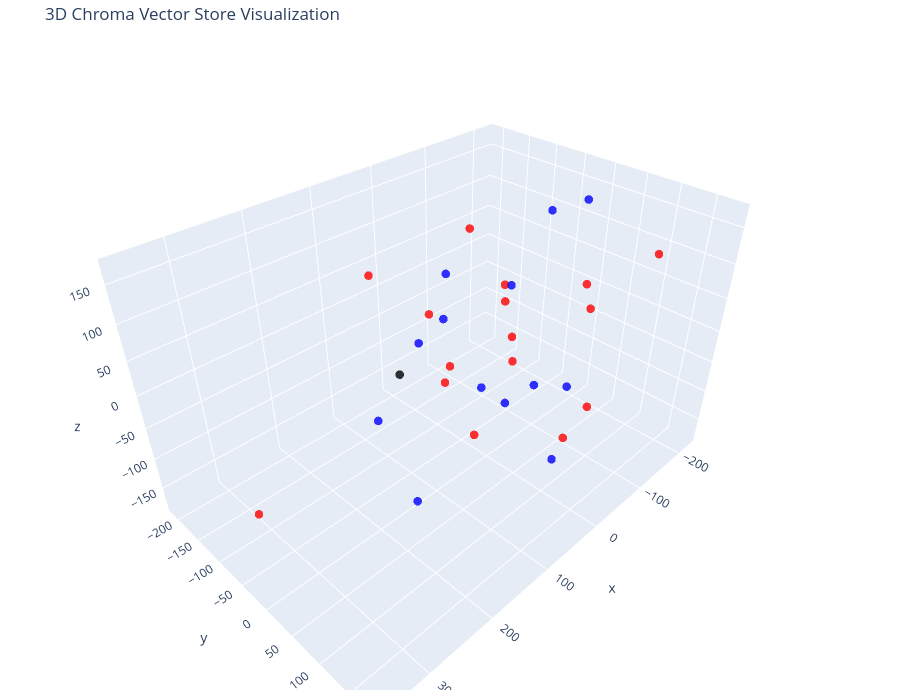

Notebook code for this chart:
### Code cell
# Let's try 3D!
tsne = TSNE(n_components=3, random_state=42, perplexity=3)
reduced_vectors = tsne.fit_transform(vectors)

# Create the 3D scatter plot
fig = go.Figure(data=[go.Scatter3d(
    x=reduced_vectors[:, 0],
    y=reduced_vectors[:, 1],
    z=reduced_vectors[:, 2],
    mode='markers',
    marker=dict(size=5, color=colors, opacity=0.8),
    text=[f"Type: {t}<br>Text: {d[:100]}..." for t, d in zip(doc_types, documents)],
    hoverinfo='text'
)])

fig.update_layout(
    title='3D Chroma Vector Store Visualization',
    scene=dict(xaxis_title='x', yaxis_title='y', zaxis_title='z'),
    width=900,
    height=700,
    margin=dict(r=20, b=10, l=10, t=40)
)

fig.show()

### Figure 1 — Plotly figure (JSON) as saved in the notebook; plotly's stock layout.template omitted (floating-point values rounded to 4 significant figures)
{"data": [{"hoverinfo": "text", "marker": {"color": ["red", "blue", "blue", "red", "red", "red", "red", "red", "red", "red", "blue", "red", "blue", "blue", "blue", "red", "blue", "blue", "red", "blue", "red", "red", "red", "red", "blue", "blue", "red", "blue", "blue", "black"], "opacity": 0.8, "size": 5}, "mode": "markers", "text": ["Type: down<br>Text: - Китай активно продвигает юань, пока доллар теряет влияние\n- Доллар пытается восстановить позиции; ...", "Type: up<br>Text: - Доллар достиг 3-летнего минимума на фоне конфликта Трампа и Пауэлла\n- ИИ готов убить человека при ...", "Type: up<br>Text: - Reed's Inc на конференции Small Cap Growth: стратегический рост и инновации\n- Акции American Outdo...", "Type: down<br>Text: - Фьючерсы на природный газ подорожали во время американской сессии\n- Стресс-тест ФРС показал, что к...", "Type: down<br>Text: - Акции Life360 достигли исторического максимума в $65,83\n- Binance приостановит ввод и вывод активо...", "Type: down<br>Text: - Акции IHS Holding достигли 52-недельного максимума в $6,30\n- Акции MannKind Corp достигли 52-недел...", "Type: down<br>Text: - Криптовалюта Cardano подросла на 10% в бычьей торговле в ралли\n- American Shared Hospital Services...", "Type: down<br>Text: - Генеральный директор UiPath Динес продал акции PATH на сумму $585 тыс.\n- Nuvve Holding Corp. заклю...", "Type: down<br>Text: - Фьючерсы на золото подорожали в ходе американских торгов\n- Рынок акций  Бразилии закрылся ростом, ...", "Type: down<br>Text: - William Blair понизил рейтинг акций Jasper Therapeutics из-за неудач в испытаниях препарата\n- Citi...", "Type: up<br>Text: - Tether хранит золотой запас на $8 млрд в швейцарском хранилище\n- Фьючерсы на природный газ подешев...", "Type: down<br>Text: - OpenAI готовится запустить ИИ-браузер для конкуренции с Google Chrome\n- Исполнительный директор Ka...", "Type: up<br>Text: - Директор Travel & Leisure Co продает акции TNL на сумму $1,19 млн\n- Фьючерсы на природный газ подо...", "Type: up<br>Text: - Kraft Heinz планирует разделение и выделение бакалейного бизнеса\n- Акции Tutor Perini Corp достигл...", "Type: up<br>Text: - Saba Capital продает акции Blackrock California (BFZ) на сумму $309 663\n- Суд отклонил иск к Dolce...", "Type: down<br>Text: - Citi подтверждает рейтинг \"Покупать\" для акций EQT после заключения крупной сделки по поставке газ...", "Type: up<br>Text: - Генеральный директор RB Global Кесслер продал акции на сумму $5,02 млн\n- CrowdStrike расширяет пар...", "Type: up<br>Text: - Mizuho повышает целевую цену акций Evergy до $74 на фоне урегулирования в Канзасе\n- Mizuho Securit...", "Type: down<br>Text: - Baird повышает целевую цену акций Danaher до $226 на фоне силы биотехнологического сектора\n- Citi ...", "Type: up<br>Text: - JPM добавляет Dollar Tree в свой фокус-лист благодаря росту и улучшению маржи\n- Профессор Нью-Йорк...", "Type: down<br>Text: - Century Aluminum закрывает выпуск обеспеченных облигаций на сумму $400 миллионов\n- Vertical Resear...", "Type: down<br>Text: - Wolfe Research подтверждает рейтинг акций GE Vernova на уровне Peerperform\n- Wolfe Research повыша...", "Type: down<br>Text: - TD Cowen повысил целевую цену акций AT&T до $32 с $30 благодаря налоговым льготам\n- TD Cowen повыс...", "Type: down<br>Text: - Sensient Technologies во 2 квартале 2025 года: рост EPS на 20,8% благодаря сегменту цветовых решен...", "Type: up<br>Text: - Расследование решения FAA о переносе воздушного пространства Ньюарка\n- Microsoft запускает новый р...", "Type: up<br>Text: - Глава Atlantic Union Bankshares Эсбери приобрел акции на $246 тыс.\n- Cintas повышает квартальные д...", "Type: down<br>Text: - Flowserve превосходит прогнозы по EPS за второй квартал 2025 года, акции снижаются\n- ФРС сохраняет...", "Type: up<br>Text: - VICI Properties превосходит ожидания во втором квартале 2025 года\n- Акции Freedom Holding Corp дос...", "Type: up<br>Text: - Трамп намерен уволить назначенца Байдена из-за точности данных по занятости\n- Директор Ames Nation...", "Type: None<br>Text: - Президент Service Corp Intl Уоринг продает акции на сумму $4,29 млн\n- KBW повышает целевую цену ак..."], "type": "scatter3d", "x": [-164.2, 183.8, -34.0, 121.1, -20.83, -51.4, 40.06, 96.26, -88.27, 51.48, 53.64, -76.02, -64.48, 64.54, 66.02, 86.2, -7.745, 19.7, 19.35, -7.585, -52.88, 358.1, -221.5, -7.634, -148.5, -136.2, -97.94, 149.8, -135.7, -25.28], "y": [37.23, -12.56, -116.6, 44.94, 2.897, -7.756, 180.1, -122.8, -34.25, 61.77, -33.28, 84.61, 79.71, -67.89, 44.64, 53.26, 22.33, 88.94, -64.76, 107.1, -171.0, -9.589, 95.31, -48.8, -30.44, 33.08, 60.26, 15.76, -83.02, -211.4], "z": [1.078, -26.94, 46.67, 50.0, 58.41, -14.21, 21.79, 92.06, -85.87, 134.9, 49.08, 93.84, -58.7, 1.536, -9.564, -67.7, -86.47, -6.758, -83.72, -133.7, -50.34, -54.16, 85.64, 146.0, 131.5, 169.8, -179.8, -164.2, 1.631, -168.3]}], "layout": {"height": 700, "margin": {"b": 10, "l": 10, "r": 20, "t": 40}, "scene": {"xaxis": {"title": {"text": "x"}}, "yaxis": {"title": {"text": "y"}}, "zaxis": {"title": {"text": "z"}}}, "title": {"text": "3D Chroma Vector Store Visualization"}, "width": 900}}
